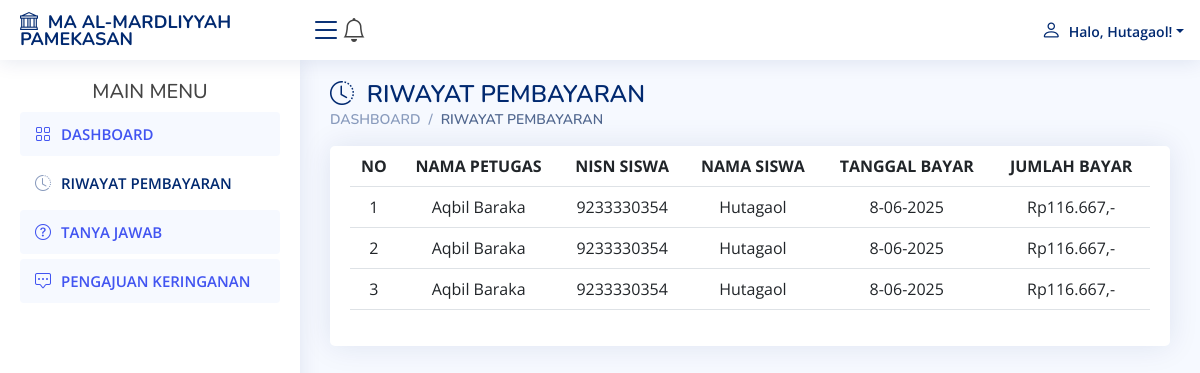
Page /siswa/history.php (signed in) on the committed database.
### tables this page shows
CREATE TABLE `siswa` (
  `nisn` varchar(10) NOT NULL,
  `nis` varchar(50) NOT NULL,
  `username` varchar(50) NOT NULL,
  `password` varchar(50) NOT NULL,
  `nama` varchar(35) NOT NULL,
  `id_kelas` int(11) NOT NULL,
  `alamat` text NOT NULL,
  `no_telp` varchar(13) NOT NULL,
  `id_spp` int(11) NOT NULL,
  `foto` varchar(255) NOT NULL,
  `nama_ortu` varchar(255) NOT NULL,
  `pengajuan_baru` tinyint(4) NOT NULL DEFAULT 0
);

CREATE TABLE `pembayaran` (
  `id_pembayaran` int(11) NOT NULL,
  `id_petugas` int(11) NOT NULL,
  `nisn` varchar(10) NOT NULL,
  `tgl_bayar` int(7) NOT NULL,
  `bulan_dibayar` varchar(15) NOT NULL,
  `tahun_dibayar` varchar(4) NOT NULL,
  `id_spp` int(11) NOT NULL,
  `jumlah_bayar` int(11) NOT NULL,
  `angsuran` int(11) DEFAULT NULL,
  `status` enum('paid','unpaid') NOT NULL DEFAULT 'paid',
  `payment_type` varchar(255) NOT NULL
);

CREATE TABLE `petugas` (
  `id_petugas` int(11) NOT NULL,
  `username` varchar(25) NOT NULL,
  `password` varchar(32) NOT NULL,
  `nama_petugas` varchar(35) NOT NULL,
  `level` enum('admin','petugas') NOT NULL,
  `foto` varchar(255) NOT NULL
);

### siswa/history.php (the view, shortened to what this page needs)
<?php
require "../db.php";
$siswa = $_SESSION["siswa"];
$sql = mysqli_query($kon, "SELECT * FROM pembayaran WHERE nisn = '$siswa' ORDER BY id_pembayaran DESC");
?>
<!DOCTYPE html>
<html lang="en">
<head>
    <link href="../assets/vendor/bootstrap/css/bootstrap.min.css" rel="stylesheet">
    <link href="../assets/vendor/bootstrap-icons/bootstrap-icons.css" rel="stylesheet">
    <link href="../assets/vendor/boxicons/css/boxicons.min.css" rel="stylesheet">
    <link href="../assets/vendor/quill/quill.snow.css" rel="stylesheet">
    <link href="../assets/vendor/quill/quill.bubble.css" rel="stylesheet">
    <link href="../assets/vendor/remixicon/remixicon.css" rel="stylesheet">
    <link href="../assets/vendor/simple-datatables/style.css" rel="stylesheet">
    <link href="../assets/css/style.css" rel="stylesheet">
</head>
<body>
    <?php require "atas.php"; ?>
    <?php require "menu.php"; ?>
    <main id="main" class="main">
        <div class="pagetitle">
            <h1><i class="bi bi-clock-history"></i>&nbsp; RIWAYAT PEMBAYARAN</h1>
            <nav>
                <ol class="breadcrumb">
                    <li class="breadcrumb-item"><a href="index.php">DASHBOARD</a></li>
                    <li class="breadcrumb-item active">RIWAYAT PEMBAYARAN</li>
                </ol>
            </nav>
        </div>
        <section class="section">
            <div class="row">
                <div class="col-lg-12">
                    <div class="card">
                        <div class="card-body">
                            <table class="table datatable">
                                <tr>
                                    <th><center>NO</center></th>
                                    <th><center>NAMA PETUGAS</center></th>
                                    <th><center>NISN SISWA</center></th>
                                    <th><center>NAMA SISWA</center></th>
                                    <th><center>TANGGAL BAYAR</center></th>
                                    <th><center>JUMLAH BAYAR</center></th>
                                </tr>
                                <?php
                                $no = 0;
                                while ($gb = mysqli_fetch_array($sql)) {
                                    $no++;
                                ?>
                                <tr class="text-center">
                                    <td><?= $no ?></td>
                                    <td>
                                        <?php
                                        $kue_petugas = mysqli_query($kon, "SELECT * FROM petugas WHERE id_petugas = " . $gb["id_petugas"]);
                                        $pts = mysqli_fetch_array($kue_petugas);
                                        echo $pts['nama_petugas'];
                                        ?>
                                    </td>
                                    <td><?= $gb["nisn"] ?></td>
                                    <td>
                                        <?php
                                        $kue_siswa = mysqli_query($kon, "SELECT * FROM siswa WHERE nisn = " . $gb["nisn"]);
                                        $siswa = mysqli_fetch_array($kue_siswa);
                                        echo $siswa['nama'];
                                        ?>
                                    </td>
                                    <td><?= $gb["tgl_bayar"] ?>-<?= $gb["bulan_dibayar"] ?>-<?= $gb['tahun_dibayar'] ?></td>
                                    <td>Rp<?= number_format($gb["jumlah_bayar"], 0, "", ".") ?>,-</td>
                                </tr>
                                <?php } ?>
                            </table>
                        </div>
                    </div>
                </div>
            </div>
        </section>
    </main>
</body>
</html>

### siswa/atas.php (shortened to what this page needs)
<header id="header" class="header fixed-top d-flex align-items-center">
    <div class="d-flex align-items-center justify-content-between">
      <a href="index.php" class="logo d-flex align-items-center">
        <span class="d-none d-lg-block" style="font-size: 18px;"><i class="bi bi-bank"></i>&nbsp; MA AL-MARDLIYYAH PAMEKASAN</span>
      </a>
      <i class="bi bi-list toggle-sidebar-btn"></i>
      <ul class="navbar-nav ms-auto">
            <li class="nav-item">
                <a href="../siswa/notifikasi.php" class="nav-link">
                    <i class="bi bi-bell" style="font-size: 24px;"></i>
                </a>
            </li>
      </ul>
    </div>
    <nav class="header-nav ms-auto">
      <ul class="d-flex align-items-center">
        <li class="nav-item dropdown pe-3">
          <a class="nav-link nav-profile d-flex align-items-center pe-0" href="#" data-bs-toggle="dropdown">
            <?php
            require "../db.php";
            $nisn = $_SESSION["siswa"];
            $query = "SELECT nama FROM siswa WHERE nisn = ?";
            $stmt = mysqli_prepare($kon, $query);
            mysqli_stmt_bind_param($stmt, "s", $nisn);
            mysqli_stmt_execute($stmt);
            $result = mysqli_stmt_get_result($stmt);
            $row = mysqli_fetch_assoc($result);
            if ($row) {
                $nama_siswa = $row['nama'];
            } else {
                $nama_siswa = 'Siswa Tidak Ditemukan';
            }
            ?>
            <span class="d-none d-md-block dropdown-toggle ps-2"><i style="font-size: 20px" class="bi bi-person"></i>&nbsp; Halo, <?= htmlspecialchars($nama_siswa) ?>!</span>
          </a>
        </li>
      </ul>
    </nav>
</header>

### assets/css/style.css (style rules this page uses)
:root { scroll-behavior: smooth; }
body { font-family: "Open Sans", sans-serif; background: #f6f9ff; color: #444444; }
a { color: #4154f1; text-decoration: none; }
h1, h2, h3, h4, h5, h6 { font-family: "Nunito", sans-serif; }
#main { margin-top: 60px; padding: 20px 30px; transition: all 0.3s; }
.pagetitle { margin-bottom: 10px; }
.pagetitle h1 { font-size: 24px; margin-bottom: 0; font-weight: 600; color: #012970; }
.card { margin-bottom: 30px; border: none; border-radius: 5px; box-shadow: 0px 0 30px rgba(1, 41, 112, 0.1); }
.card-body { padding: 0 20px 20px 20px; }
.breadcrumb { font-size: 14px; font-family: "Nunito", sans-serif; color: #899bbd; font-weight: 600; }
.breadcrumb a { color: #899bbd; transition: 0.3s; }
.breadcrumb .breadcrumb-item::before { color: #899bbd; }
.breadcrumb .active { color: #51678f; font-weight: 600; }
.logo { line-height: 1; }
@media (min-width: 1200px) { .logo { width: 280px; } }
.logo span { font-size: 26px; font-weight: 700; color: #012970; font-family: "Nunito", sans-serif; }
.header { transition: all 0.5s; z-index: 997; height: 60px; box-shadow: 0px 2px 20px rgba(1, 41, 112, 0.1); background-color: #fff; padding-left: 20px; }
.header .toggle-sidebar-btn { font-size: 32px; padding-left: 10px; cursor: pointer; color: #012970; }
.header-nav ul { list-style: none; }
.header-nav>ul { margin: 0; padding: 0; }
.header-nav .nav-profile { color: #012970; }
.header-nav .nav-profile span { font-size: 14px; font-weight: 600; }
@media (min-width: 1200px) { #main, #footer { margin-left: 300px; } }

### rows in the picture
siswa: nama "Hutagaol"
pembayaran: id_petugas.nama_petugas "Aqbil Baraka", nisn "9233330354", nisn.nama "Hutagaol", tgl_bayar "8", bulan_dibayar "06", tahun_dibayar "2025", jumlah_bayar "116.667"
pembayaran: id_petugas.nama_petugas "Aqbil Baraka", nisn "9233330354", nisn.nama "Hutagaol", tgl_bayar "8", bulan_dibayar "06", tahun_dibayar "2025", jumlah_bayar "116.667"
pembayaran: id_petugas.nama_petugas "Aqbil Baraka", nisn "9233330354", nisn.nama "Hutagaol", tgl_bayar "8", bulan_dibayar "06", tahun_dibayar "2025", jumlah_bayar "116.667"
